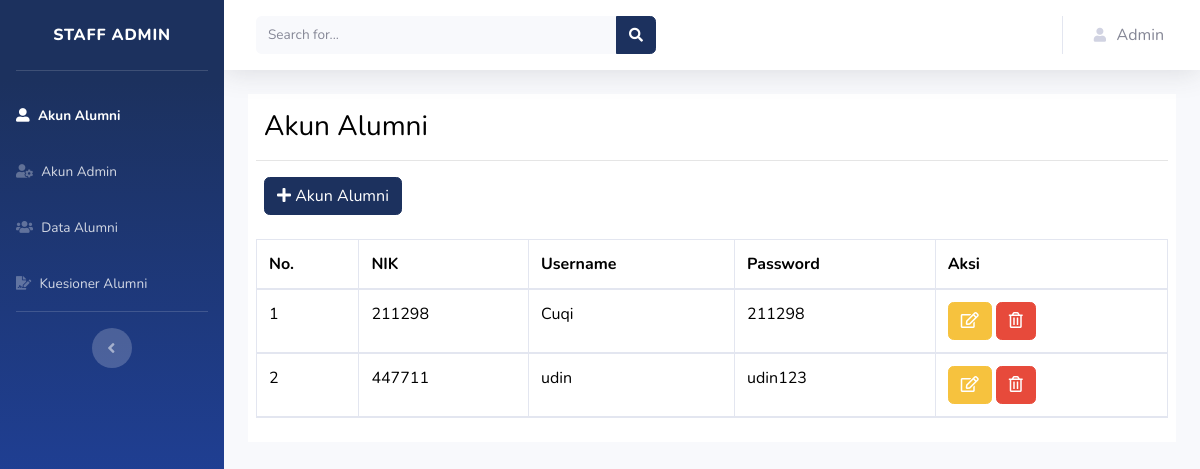
The app's page /app/admin/akun_alumni.php (signed in) with its own data.
### tables this page shows
CREATE TABLE `akun` (
  `nik` char(16) NOT NULL,
  `username` varchar(20) DEFAULT NULL,
  `password` varchar(20) NOT NULL
);

### config/functions.php (called while the page is built, shortened)
<?php
$conn = mysqli_connect("localhost", "root", "", "studytracer");
function query($query)
{
    global $conn;
    $result = mysqli_query($conn, $query);
    $rows = [];
    while ($row = mysqli_fetch_assoc($result)) {
        $rows[] = $row;
    }
    return $rows;
}

### app/admin/akun_alumni.php (the view, shortened to what this page needs)
<?php
require '../../config/functions.php';
$akunalumni = query("SELECT * FROM akun ORDER BY username ASC");
?>
<!DOCTYPE html>
<html lang="en">
<head>
    <link href="../../assets/vendor/fontawesome-free/css/all.min.css" rel="stylesheet" type="text/css">
    <link href="../../assets/css/sb-admin-2.min.css" rel="stylesheet">
</head>
<body id="page-top">
    <div id="wrapper">
        <ul class="navbar-nav bg-gradient-primary sidebar sidebar-dark accordion" id="accordionSidebar">
            <a class="sidebar-brand d-flex align-items-center justify-content-center" href="#">
                <div class="sidebar-brand-text mx-3">Staff Admin</div>
            </a>
            <hr class="sidebar-divider">
            <li class="nav-item active">
                <a class="nav-link" href="akun_alumni.php">
                    <i class="fas fa-user-alt"></i>
                    <span>Akun Alumni</span></a>
            </li>
            <li class="nav-item">
                <a class="nav-link" href="akun_admin.php">
                    <i class="fas fa-user-cog"></i>
                    <span>Akun Admin</span></a>
            </li>
            <li class="nav-item">
                <a class="nav-link" href="data_alumni.php">
                    <i class="fas fa-users"></i>
                    <span>Data Alumni</span></a>
            </li>
            <li class="nav-item">
                <a class="nav-link" href="kuesioner_alumni.php">
                    <i class="fas fa-file-signature"></i>
                    <span>Kuesioner Alumni</span></a>
            </li>
            <hr class="sidebar-divider d-none d-md-block">
            <div class="text-center d-none d-md-inline">
                <button class="rounded-circle border-0" id="sidebarToggle"></button>
            </div>
        </ul>
        <div id="content-wrapper" class="d-flex flex-column">
            <div id="content">
                <nav class="navbar navbar-expand navbar-light bg-white topbar mb-4 static-top shadow">
                    <form class="d-none d-sm-inline-block form-inline mr-auto ml-md-3 my-2 my-md-0 mw-100 navbar-search" action="" method="POST">
                        <div class="input-group">
                            <input type="text" name="keyword" class="form-control bg-light border-0 small" placeholder="Search for..." aria-label="Search" aria-describedby="basic-addon2" autocomplete="off">
                            <div class="input-group-append">
                                <button class="btn btn-primary" type="submit" name="cari">
                                    <i class="fas fa-search fa-sm"></i>
                                </button>
                            </div>
                        </div>
                    </form>
                    <ul class="navbar-nav ml-auto">
                        <li class="nav-item dropdown no-arrow">
                            <a class="nav-link dropdown-toggle" href="#" id="userDropdown" role="button" data-toggle="dropdown" aria-haspopup="true" aria-expanded="false">
                                <i class="fas fa-user fa-sm fa-fw mr-2 text-gray-400"></i>
                                <span class="mr-2 d-none d-lg-inline text-gray-600 ">Admin</span>
                            </a>
                        </li>
                    </ul>
                </nav>
                <div class="container-fluid">
                    <div class="p-2" style="background-color: white;">
                        <h3 class="pl-2 pt-2" style="color: black;">Akun Alumni</h3>
                        <hr>
                        <div class="pl-2" style="background-color: white;">
                            <a class="btn btn-primary" href="#" data-toggle="modal" data-target="#tambah_alumni"><i class="fas fa-plus"></i> Akun Alumni</a>
                            <br><br>
                        </div>
                        <table class="table table-bordered table-striped" style="color: black;" cellpadding="10" cellspacing="0">
                            <thead>
                                <tr>
                                    <th>No.</th>
                                    <th>NIK</th>
                                    <th>Username</th>
                                    <th>Password</th>
                                    <th>Aksi</th>
                                </tr>
                                <?php $i = 1; ?>
                                <?php foreach ($akunalumni as $row) :
                                ?>
                                    <tr>
                                        <td><?= $i; ?></td>
                                        <td><?= $row["nik"]; ?></td>
                                        <td><?= $row["username"]; ?></td>
                                        <td><?= $row["password"]; ?></td>
                                        <td><a class="btn btn-warning" href="#" data-toggle="modal" data-target="#ubah_alumni<?= $row["nik"]; ?>"><i class="far fa-edit"></i></a>
                                            <a class="btn btn-danger" href="../CRUD/hapus_akunalumni.php?nik=<?= $row["nik"]; ?>" onclick="return confirm('Yakin Ingin Menghapus ?');"><i class="far fa-trash-alt"></i></a>
                                        </td>
                                    </tr>
                                    <?php $i++; ?>
                                <?php endforeach; ?>
                            </thead>
                        </table>
                    </div>
                </div>
            </div>
        </div>
    </div>
</body>
</html>

### records on screen
akun: nik "211298", username "Cuqi", password "211298"
akun: nik "447711", username "udin", password "udin123"
